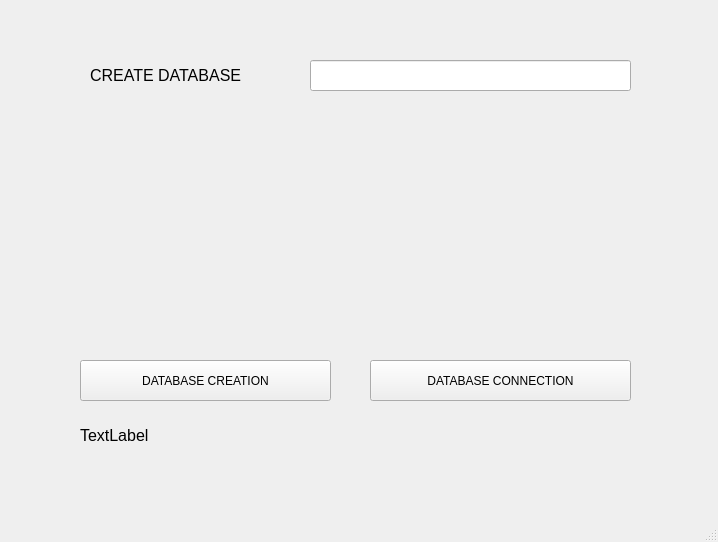
<?xml version="1.0" encoding="UTF-8"?>
<ui version="4.0">
 <class>MainWindow</class>
 <widget class="QMainWindow" name="MainWindow">
  <property name="geometry">
   <rect>
    <x>0</x>
    <y>0</y>
    <width>718</width>
    <height>542</height>
   </rect>
  </property>
  <property name="windowTitle">
   <string>MainWindow</string>
  </property>
  <widget class="QWidget" name="centralwidget">
   <widget class="QLabel" name="label">
    <property name="geometry">
     <rect>
      <x>90</x>
      <y>60</y>
      <width>181</width>
      <height>31</height>
     </rect>
    </property>
    <property name="font">
     <font>
      <pointsize>12</pointsize>
     </font>
    </property>
    <property name="text">
     <string>CREATE DATABASE</string>
    </property>
   </widget>
   <widget class="QLineEdit" name="lineEdit">
    <property name="geometry">
     <rect>
      <x>310</x>
      <y>60</y>
      <width>321</width>
      <height>31</height>
     </rect>
    </property>
   </widget>
   <widget class="QPushButton" name="pushButtonCreateDb">
    <property name="geometry">
     <rect>
      <x>80</x>
      <y>360</y>
      <width>251</width>
      <height>41</height>
     </rect>
    </property>
    <property name="text">
     <string>DATABASE CREATION</string>
    </property>
   </widget>
   <widget class="QPushButton" name="pushButtonDbcon">
    <property name="geometry">
     <rect>
      <x>370</x>
      <y>360</y>
      <width>261</width>
      <height>41</height>
     </rect>
    </property>
    <property name="text">
     <string>DATABASE CONNECTION</string>
    </property>
   </widget>
   <widget class="QLabel" name="labelResult">
    <property name="geometry">
     <rect>
      <x>80</x>
      <y>420</y>
      <width>551</width>
      <height>31</height>
     </rect>
    </property>
    <property name="font">
     <font>
      <pointsize>12</pointsize>
     </font>
    </property>
    <property name="text">
     <string>TextLabel</string>
    </property>
   </widget>
  </widget>
  <widget class="QMenuBar" name="menubar">
   <property name="geometry">
    <rect>
     <x>0</x>
     <y>0</y>
     <width>718</width>
     <height>26</height>
    </rect>
   </property>
  </widget>
  <widget class="QStatusBar" name="statusbar"/>
 </widget>
 <resources/>
 <connections/>
</ui>
